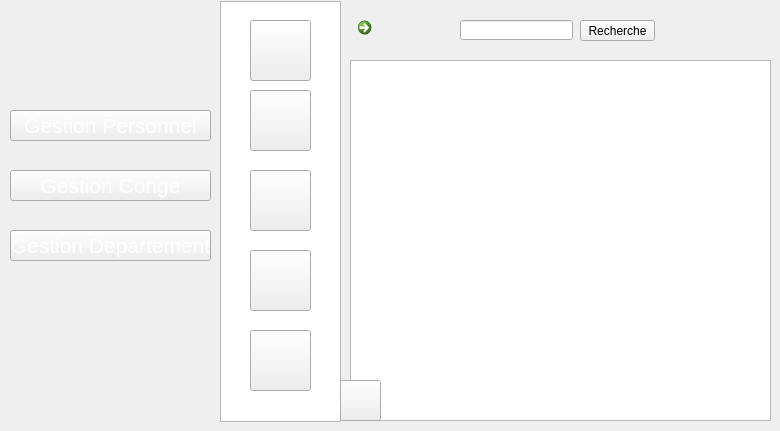
   <widget class="QWidget" name="page_13">
    <widget class="QPushButton" name="pushButton_83">
     <property name="geometry">
      <rect>
       <x>250</x>
       <y>250</y>
       <width>61</width>
       <height>61</height>
      </rect>
     </property>
     <property name="styleSheet">
      <string notr="true">image: url(:/new/prefix1/img/icon-supp2 (1).png);</string>
     </property>
     <property name="text">
      <string/>
     </property>
    </widget>
    <widget class="QPushButton" name="pushButton_84">
     <property name="geometry">
      <rect>
       <x>10</x>
       <y>110</y>
       <width>201</width>
       <height>31</height>
      </rect>
     </property>
     <property name="font">
      <font>
       <pointsize>16</pointsize>
       <weight>50</weight>
       <bold>false</bold>
      </font>
     </property>
     <property name="styleSheet">
      <string notr="true">color: rgb(255, 255, 255);
background-image: url(:/new/prefix1/img/selected2.png);</string>
     </property>
     <property name="text">
      <string>Gestion Personnel</string>
     </property>
    </widget>
    <widget class="QPushButton" name="pushButton_85">
     <property name="geometry">
      <rect>
       <x>10</x>
       <y>170</y>
       <width>201</width>
       <height>31</height>
      </rect>
     </property>
     <property name="font">
      <font>
       <pointsize>16</pointsize>
       <weight>50</weight>
       <bold>false</bold>
      </font>
     </property>
     <property name="styleSheet">
      <string notr="true">color: rgb(255, 255, 255);
</string>
     </property>
     <property name="text">
      <string>Gestion Conge</string>
     </property>
    </widget>
    <widget class="QPushButton" name="pushButton_87">
     <property name="geometry">
      <rect>
       <x>250</x>
       <y>170</y>
       <width>61</width>
       <height>61</height>
      </rect>
     </property>
     <property name="styleSheet">
      <string notr="true">image: url(:/new/prefix1/img/icon-afficher2.png);</string>
     </property>
     <property name="text">
      <string/>
     </property>
    </widget>
    <widget class="QListView" name="listView_9">
     <property name="geometry">
      <rect>
       <x>220</x>
       <y>1</y>
       <width>121</width>
       <height>421</height>
      </rect>
     </property>
     <property name="styleSheet">
      <string notr="true">background-image: url(:/new/prefix1/img/selected.png);</string>
     </property>
    </widget>
    <widget class="QPushButton" name="pushButton_88">
     <property name="geometry">
      <rect>
       <x>250</x>
       <y>90</y>
       <width>61</width>
       <height>61</height>
      </rect>
     </property>
     <property name="styleSheet">
      <string notr="true">image: url(:/new/prefix1/img/icon-modif2 (1).png);</string>
     </property>
     <property name="text">
      <string/>
     </property>
    </widget>
    <widget class="QPushButton" name="pushButton_89">
     <property name="geometry">
      <rect>
       <x>250</x>
       <y>20</y>
       <width>61</width>
       <height>61</height>
      </rect>
     </property>
     <property name="styleSheet">
      <string notr="true">image: url(:/new/prefix1/img/icon-ajout2.png);
background-image: url(:/new/prefix1/img/bg.png);</string>
     </property>
     <property name="text">
      <string/>
     </property>
    </widget>
    <widget class="QPushButton" name="pushButton_86">
     <property name="geometry">
      <rect>
       <x>250</x>
       <y>330</y>
       <width>61</width>
       <height>61</height>
      </rect>
     </property>
     <property name="styleSheet">
      <string notr="true">image: url(:/new/prefix1/img/8774.png);</string>
     </property>
     <property name="text">
      <string/>
     </property>
    </widget>
    <widget class="QTableView" name="tableView_2">
     <property name="geometry">
      <rect>
       <x>350</x>
       <y>60</y>
       <width>421</width>
       <height>361</height>
      </rect>
     </property>
     <property name="styleSheet">
      <string notr="true">background-image: url(:/new/prefix1/img/back.png);</string>
     </property>
    </widget>
    <widget class="QPushButton" name="pushButton_130">
     <property name="geometry">
      <rect>
       <x>10</x>
       <y>230</y>
       <width>201</width>
       <height>31</height>
      </rect>
     </property>
     <property name="font">
      <font>
       <pointsize>16</pointsize>
       <weight>50</weight>
       <bold>false</bold>
      </font>
     </property>
     <property name="styleSheet">
      <string notr="true">color: rgb(255, 255, 255);
</string>
     </property>
     <property name="text">
      <string>Gestion Departement</string>
     </property>
    </widget>
    <widget class="QPushButton" name="pushButton_52">
     <property name="geometry">
      <rect>
       <x>340</x>
       <y>380</y>
       <width>41</width>
       <height>41</height>
      </rect>
     </property>
     <property name="styleSheet">
      <string notr="true">
image: url(:/new/prefix1/img/icon-class.png);</string>
     </property>
     <property name="text">
      <string/>
     </property>
    </widget>
    <widget class="QCommandLinkButton" name="refresh1">
     <property name="geometry">
      <rect>
       <x>350</x>
       <y>10</y>
       <width>41</width>
       <height>41</height>
      </rect>
     </property>
     <property name="text">
      <string/>
     </property>
    </widget>
    <widget class="QLineEdit" name="chercher_2">
     <property name="geometry">
      <rect>
       <x>460</x>
       <y>20</y>
       <width>113</width>
       <height>20</height>
      </rect>
     </property>
    </widget>
    <widget class="QPushButton" name="chercher">
     <property name="geometry">
      <rect>
       <x>580</x>
       <y>20</y>
       <width>75</width>
       <height>21</height>
      </rect>
     </property>
     <property name="text">
      <string>Recherche</string>
     </property>
    </widget>
    <zorder>listView_9</zorder>
    <zorder>pushButton_83</zorder>
    <zorder>pushButton_84</zorder>
    <zorder>pushButton_85</zorder>
    <zorder>pushButton_87</zorder>
    <zorder>pushButton_88</zorder>
    <zorder>pushButton_89</zorder>
    <zorder>pushButton_86</zorder>
    <zorder>tableView_2</zorder>
    <zorder>pushButton_130</zorder>
    <zorder>pushButton_52</zorder>
    <zorder>refresh1</zorder>
    <zorder>chercher_2</zorder>
    <zorder>chercher</zorder>
   </widget>
